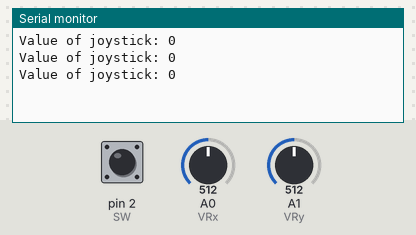
Simulated run of this sketch. Board: Arduino Uno, built with avr-gcc and run on an emulated ATmega328P. Parts: the last lines printed to the serial monitor. Inputs (shaded band) come from the test bench; at power-on: A0 (VRx) = 512, pin 2 (SW) HIGH, A1 (VRy) = 512.

Above: at 1.5 s.
1.6 s: A0 (VRx) set to 716
At 2.7 s:
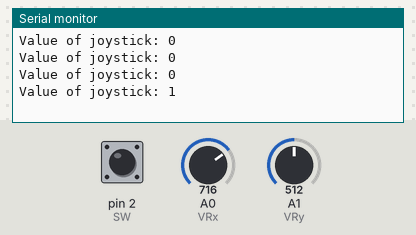
3.1 s: A0 (VRx) set to 306
At 4.1 s:
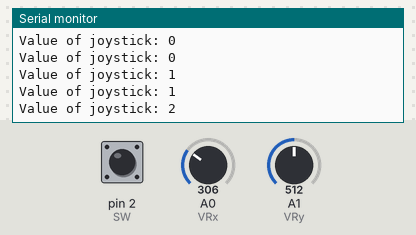
Timing chart, 0 to 6.1 s (numbered marks = the images above; inputs shaded):
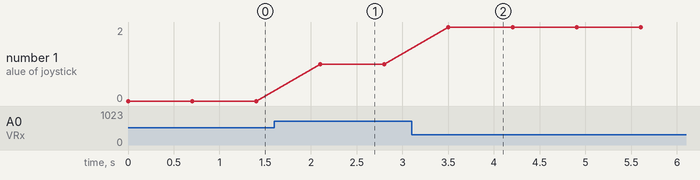

The sketch:

main.ino
```cpp
#include "joystick.h"
#include "config.h"

void setup() {
  Serial.begin(9600);

  pinMode(VRx, INPUT);
  pinMode(VRy, INPUT);
  pinMode(SW, INPUT_PULLUP);

}

void loop() {

  Serial.print("Value of joystick: ");
  Serial.println(getValue());

  delay(700);
}
```

joystick.cpp
```cpp
#include <Arduino.h>
#include "joystick.h"
#include "config.h"


int xPosition = 0;
int yPosition = 0;
int SW_state = 0;
int mapX = 0;
int mapY = 0;

// UP: 1
// DOWN: 2
// LEFT: 4
// RIGHT: 8

int getValue (){

  // Read the joystick position
	xPosition = analogRead(VRx);
  yPosition = analogRead(VRy);
  SW_state = digitalRead(SW);
  // map the joystick position
  mapX = map(xPosition, 0, 1023, -512, 512);
  mapY = map(yPosition, 0, 1023, -512, 512);

  if(mapX > 100) {
    //UP
    return 1;
  }
  if(mapX < -100) {
    // DOWN
   return 2;
  }
  if(mapY < -100) {
    // LEFT
    return 4;
  }
  if(mapY > 100) {
    // RIGHT
    return 8;
  }

  return 0;
}

// ------------FOR DEBUGGING----------------
/*
  Serial.print("X: ");
  Serial.print(mapX);
  Serial.print(" | Y: ");
  Serial.print(mapY);
  Serial.print(" | Button: ");
  Serial.println(SW_state);

*/
```

joystick.h
```cpp
#include <Arduino.h>
#ifndef JOYSICK_H
#define JOYSTICK_H

int getValue();

#endif
```

config.h
```cpp
#include <Arduino.h>

#ifndef CONFIG_H
#define CONFIG_H

#define VRx (A0)
#define VRy (A1)
#define SW (2)

#endif
```

Measured:
- after the input at 1.6 s, the serial monitor: prints a new line after 0.50 s (image 1)
- after the input at 3.1 s, the serial monitor: prints a new line after 0.40 s (image 2)
- plotted number 1: 0 → 1 after the input at 1.6 s, 1 → 2 after the input at 3.1 s
